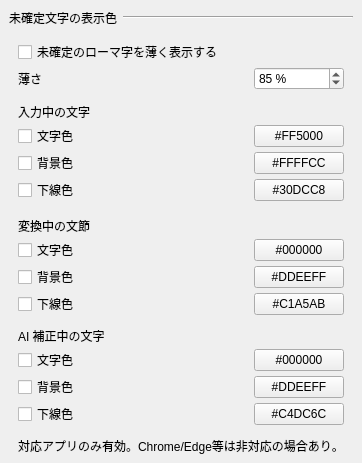
              <widget class="QWidget" name="preeditDisplayColorGroupBox">
               <layout class="QVBoxLayout" name="preeditDisplayColorLayout">
                <property name="spacing">
                 <number>0</number>
                </property>
                <property name="leftMargin">
                 <number>0</number>
                </property>
                <property name="topMargin">
                 <number>0</number>
                </property>
                <property name="rightMargin">
                 <number>0</number>
                </property>
                <property name="bottomMargin">
                 <number>0</number>
                </property>
                <item>
                 <widget class="QFrame" name="preeditDisplayColorHeader">
                  <property name="frameShape">
                   <enum>QFrame::Shape::NoFrame</enum>
                  </property>
                  <layout class="QHBoxLayout" name="horizontalLayout_preeditDisplayColor">
                   <property name="leftMargin">
                    <number>9</number>
                   </property>
                   <property name="topMargin">
                    <number>9</number>
                   </property>
                   <property name="rightMargin">
                    <number>9</number>
                   </property>
                   <property name="bottomMargin">
                    <number>9</number>
                   </property>
                   <property name="spacing">
                    <number>6</number>
                   </property>
                   <item>
                    <widget class="QLabel" name="preeditDisplayColorSectionLabel">
                     <property name="text">
                      <string>未確定文字の表示色</string>
                     </property>
                    </widget>
                   </item>
                   <item>
                    <widget class="Line" name="preeditDisplayColorSectionLine">
                     <property name="sizePolicy">
                      <sizepolicy hsizetype="MinimumExpanding" vsizetype="Fixed">
                       <horstretch>0</horstretch>
                       <verstretch>0</verstretch>
                      </sizepolicy>
                     </property>
                     <property name="orientation">
                      <enum>Qt::Orientation::Horizontal</enum>
                     </property>
                    </widget>
                   </item>
                  </layout>
                 </widget>
                </item>
                <item>
                 <widget class="QFrame" name="preeditDisplayColorBody">
                  <property name="frameShape">
                   <enum>QFrame::Shape::NoFrame</enum>
                  </property>
                  <layout class="QGridLayout" name="preeditDisplayColorGridLayout">
                   <property name="verticalSpacing">
                    <number>3</number>
                   </property>
                   <property name="horizontalSpacing">
                    <number>8</number>
                   </property>
                   <property name="leftMargin">
                    <number>18</number>
                   </property>
                   <property name="topMargin">
                    <number>4</number>
                   </property>
                   <property name="rightMargin">
                    <number>18</number>
                   </property>
                   <property name="bottomMargin">
                    <number>8</number>
                   </property>
                   <item row="0" column="0" colspan="3">
                    <widget class="QCheckBox" name="dimPendingRomanInputCheckBox">
                     <property name="text">
                      <string>未確定のローマ字を薄く表示する</string>
                     </property>
                     <property name="toolTip">
                      <string>ローマ字入力で変換規則の途中にある末尾の文字だけを薄く表示します。入力文字列や確定結果は変更しません。薄さは下の設定で調整できます。</string>
                     </property>
                    </widget>
                   </item>
                   <item row="1" column="0" colspan="2">
                    <widget class="QLabel" name="pendingRomanDimnessLabel">
                     <property name="text">
                      <string>薄さ</string>
                     </property>
                     <property name="toolTip">
                      <string>値を大きくすると未確定のローマ字が背景色に近づき、より薄く見えます。0% は高いコントラスト、100% は背景色と同じになり見えなくなります。背景色を安全に取得できないアプリではシステム標準の薄い表示を使います。</string>
                     </property>
                    </widget>
                   </item>
                   <item row="1" column="2">
                    <widget class="QSpinBox" name="pendingRomanDimnessSpinBox">
                     <property name="toolTip">
                      <string>値を大きくすると未確定のローマ字が背景色に近づき、より薄く見えます。0% は高いコントラスト、100% は背景色と同じになり見えなくなります。背景色を安全に取得できないアプリではシステム標準の薄い表示を使います。</string>
                     </property>
                     <property name="minimum">
                      <number>0</number>
                     </property>
                     <property name="maximum">
                      <number>100</number>
                     </property>
                     <property name="singleStep">
                      <number>1</number>
                     </property>
                     <property name="value">
                      <number>85</number>
                     </property>
                     <property name="suffix">
                      <string> %</string>
                     </property>
                    </widget>
                   </item>
                   <item row="2" column="0" colspan="3">
                    <spacer name="verticalSpacer_pendingRomanDisplay">
                     <property name="orientation">
                      <enum>Qt::Orientation::Vertical</enum>
                     </property>
                     <property name="sizeType">
                      <enum>QSizePolicy::Policy::Fixed</enum>
                     </property>
                     <property name="sizeHint" stdset="0">
                      <size>
                       <width>20</width>
                       <height>10</height>
                      </size>
                     </property>
                    </spacer>
                   </item>
                   <item row="3" column="0" colspan="3">
                    <widget class="QLabel" name="inputPreeditColorLabel">
                     <property name="text">
                      <string>入力中の文字</string>
                     </property>
                    </widget>
                   </item>
                   <item row="4" column="0" colspan="2">
                    <widget class="QCheckBox" name="inputPreeditTextColorCheckBox">
                     <property name="text">
                      <string>文字色</string>
                     </property>
                    </widget>
                   </item>
                   <item row="4" column="2">
                    <widget class="QPushButton" name="inputPreeditTextColorButton">
                     <property name="minimumSize">
                      <size>
                       <width>80</width>
                       <height>0</height>
                      </size>
                     </property>
                     <property name="maximumSize">
                      <size>
                       <width>90</width>
                       <height>16777215</height>
                      </size>
                     </property>
                     <property name="text">
                      <string>#FF5000</string>
                     </property>
                    </widget>
                   </item>
                   <item row="5" column="0" colspan="2">
                    <widget class="QCheckBox" name="inputPreeditBackgroundColorCheckBox">
                     <property name="text">
                      <string>背景色</string>
                     </property>
                    </widget>
                   </item>
                   <item row="5" column="2">
                    <widget class="QPushButton" name="inputPreeditBackgroundColorButton">
                     <property name="minimumSize">
                      <size>
                       <width>80</width>
                       <height>0</height>
                      </size>
                     </property>
                     <property name="maximumSize">
                      <size>
                       <width>90</width>
                       <height>16777215</height>
                      </size>
                     </property>
                     <property name="text">
                      <string>#FFFFCC</string>
                     </property>
                    </widget>
                   </item>
                   <item row="6" column="0" colspan="2">
                    <widget class="QCheckBox" name="inputPreeditUnderlineColorCheckBox">
                     <property name="text">
                      <string>下線色</string>
                     </property>
                    </widget>
                   </item>
                   <item row="6" column="2">
                    <widget class="QPushButton" name="inputPreeditUnderlineColorButton">
                     <property name="minimumSize">
                      <size>
                       <width>80</width>
                       <height>0</height>
                      </size>
                     </property>
                     <property name="maximumSize">
                      <size>
                       <width>90</width>
                       <height>16777215</height>
                      </size>
                     </property>
                     <property name="text">
                      <string>#30DCC8</string>
                     </property>
                    </widget>
                   </item>
                   <item row="7" column="0" colspan="3">
                    <spacer name="verticalSpacer_targetPreeditColor">
                     <property name="orientation">
                      <enum>Qt::Orientation::Vertical</enum>
                     </property>
                     <property name="sizeType">
                      <enum>QSizePolicy::Policy::Fixed</enum>
                     </property>
                     <property name="sizeHint" stdset="0">
                      <size>
                       <width>20</width>
                       <height>12</height>
                      </size>
                     </property>
                    </spacer>
                   </item>
                   <item row="8" column="0" colspan="3">
                    <widget class="QLabel" name="targetPreeditColorLabel">
                     <property name="text">
                      <string>変換中の文節</string>
                     </property>
                    </widget>
                   </item>
                   <item row="9" column="0" colspan="2">
                    <widget class="QCheckBox" name="targetPreeditTextColorCheckBox">
                     <property name="text">
                      <string>文字色</string>
                     </property>
                    </widget>
                   </item>
                   <item row="9" column="2">
                    <widget class="QPushButton" name="targetPreeditTextColorButton">
                     <property name="minimumSize">
                      <size>
                       <width>80</width>
                       <height>0</height>
                      </size>
                     </property>
                     <property name="maximumSize">
                      <size>
                       <width>90</width>
                       <height>16777215</height>
                      </size>
                     </property>
                     <property name="text">
                      <string>#000000</string>
                     </property>
                    </widget>
                   </item>
                   <item row="10" column="0" colspan="2">
                    <widget class="QCheckBox" name="targetPreeditBackgroundColorCheckBox">
                     <property name="text">
                      <string>背景色</string>
                     </property>
                    </widget>
                   </item>
                   <item row="10" column="2">
                    <widget class="QPushButton" name="targetPreeditBackgroundColorButton">
                     <property name="minimumSize">
                      <size>
                       <width>80</width>
                       <height>0</height>
                      </size>
                     </property>
                     <property name="maximumSize">
                      <size>
                       <width>90</width>
                       <height>16777215</height>
                      </size>
                     </property>
                     <property name="text">
                      <string>#DDEEFF</string>
                     </property>
                    </widget>
                   </item>
                   <item row="11" column="0" colspan="2">
                    <widget class="QCheckBox" name="targetPreeditUnderlineColorCheckBox">
                     <property name="text">
                      <string>下線色</string>
                     </property>
                    </widget>
                   </item>
                   <item row="11" column="2">
                    <widget class="QPushButton" name="targetPreeditUnderlineColorButton">
                     <property name="minimumSize">
                      <size>
                       <width>80</width>
                       <height>0</height>
                      </size>
                     </property>
                     <property name="maximumSize">
                      <size>
                       <width>90</width>
                       <height>16777215</height>
                      </size>
                     </property>
                     <property name="text">
                      <string>#C1A5AB</string>
                     </property>
                    </widget>
                   </item>
                   <item row="12" column="0" colspan="3">
                    <spacer name="verticalSpacer_preeditDisplayColorNote">
                     <property name="orientation">
                      <enum>Qt::Orientation::Vertical</enum>
                     </property>
                     <property name="sizeType">
                      <enum>QSizePolicy::Policy::Fixed</enum>
                     </property>
                     <property name="sizeHint" stdset="0">
                      <size>
                       <width>20</width>
                       <height>8</height>
                      </size>
                     </property>
                    </spacer>
                   </item>
                   <item row="13" column="0" colspan="3">
                    <widget class="QLabel" name="zenzPreeditColorLabel">
                     <property name="text">
                      <string>AI 補正中の文字</string>
                     </property>
                    </widget>
                   </item>
                   <item row="14" column="0" colspan="2">
                    <widget class="QCheckBox" name="zenzPreeditTextColorCheckBox">
                     <property name="text">
                      <string>文字色</string>
                     </property>
                    </widget>
                   </item>
                   <item row="14" column="2">
                    <widget class="QPushButton" name="zenzPreeditTextColorButton">
                     <property name="minimumSize">
                      <size>
                       <width>80</width>
                       <height>0</height>
                      </size>
                     </property>
                     <property name="maximumSize">
                      <size>
                       <width>90</width>
                       <height>16777215</height>
                      </size>
                     </property>
                     <property name="text">
                      <string>#000000</string>
                     </property>
                    </widget>
                   </item>
                   <item row="15" column="0" colspan="2">
                    <widget class="QCheckBox" name="zenzPreeditBackgroundColorCheckBox">
                     <property name="text">
                      <string>背景色</string>
                     </property>
                    </widget>
                   </item>
                   <item row="15" column="2">
                    <widget class="QPushButton" name="zenzPreeditBackgroundColorButton">
                     <property name="minimumSize">
                      <size>
                       <width>80</width>
                       <height>0</height>
                      </size>
                     </property>
                     <property name="maximumSize">
                      <size>
                       <width>90</width>
                       <height>16777215</height>
                      </size>
                     </property>
                     <property name="text">
                      <string>#DDEEFF</string>
                     </property>
                    </widget>
                   </item>
                   <item row="16" column="0" colspan="2">
                    <widget class="QCheckBox" name="zenzPreeditUnderlineColorCheckBox">
                     <property name="text">
                      <string>下線色</string>
                     </property>
                    </widget>
                   </item>
                   <item row="16" column="2">
                    <widget class="QPushButton" name="zenzPreeditUnderlineColorButton">
                     <property name="minimumSize">
                      <size>
                       <width>80</width>
                       <height>0</height>
                      </size>
                     </property>
                     <property name="maximumSize">
                      <size>
                       <width>90</width>
                       <height>16777215</height>
                      </size>
                     </property>
                     <property name="text">
                      <string>#C4DC6C</string>
                     </property>
                    </widget>
                   </item>
                   <item row="17" column="0" colspan="3">
                    <spacer name="verticalSpacer_zenzPreeditDisplayColorNote">
                     <property name="orientation">
                      <enum>Qt::Orientation::Vertical</enum>
                     </property>
                     <property name="sizeType">
                      <enum>QSizePolicy::Policy::Fixed</enum>
                     </property>
                     <property name="sizeHint" stdset="0">
                      <size>
                       <width>20</width>
                       <height>8</height>
                      </size>
                     </property>
                    </spacer>
                   </item>
                   <item row="18" column="0" colspan="3">
                    <widget class="QLabel" name="preeditDisplayColorNoteLabel">
                     <property name="text">
                      <string>対応アプリのみ有効。Chrome/Edge等は非対応の場合あり。</string>
                     </property>
                     <property name="toolTip">
                      <string>この設定は Windows TSF の表示属性を利用します。対応アプリでのみ有効です。Chrome や Edge など、一部のアプリでは反映されない場合があります。</string>
                     </property>
                     <property name="wordWrap">
                      <bool>false</bool>
                     </property>
                    </widget>
                   </item>

                  </layout>
                 </widget>
                </item>
               </layout>
              </widget>
